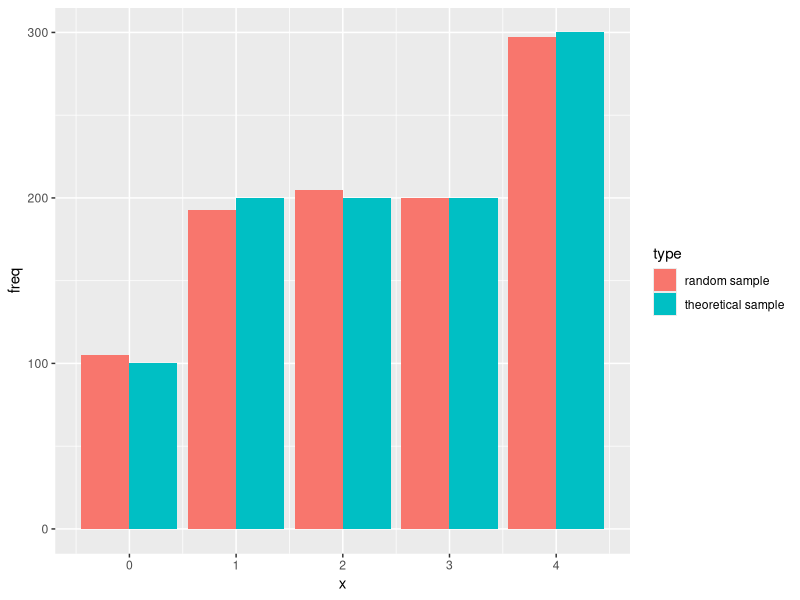
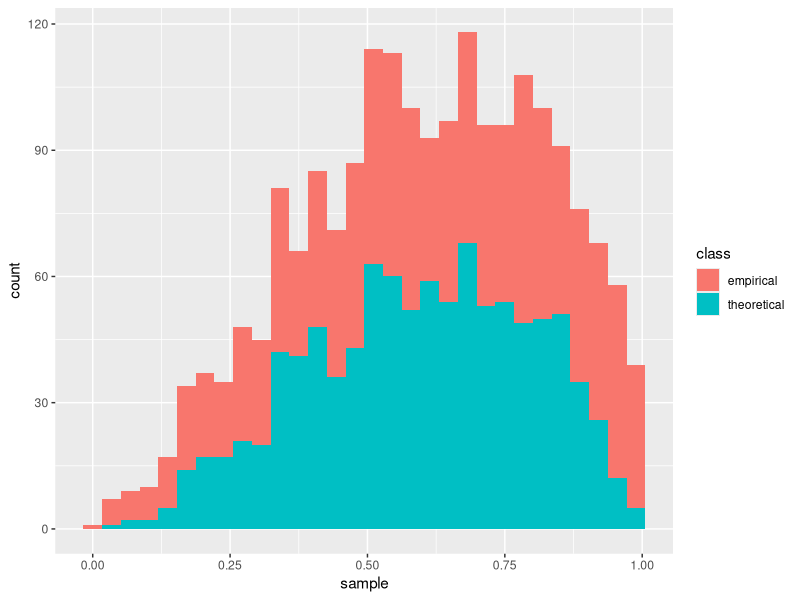
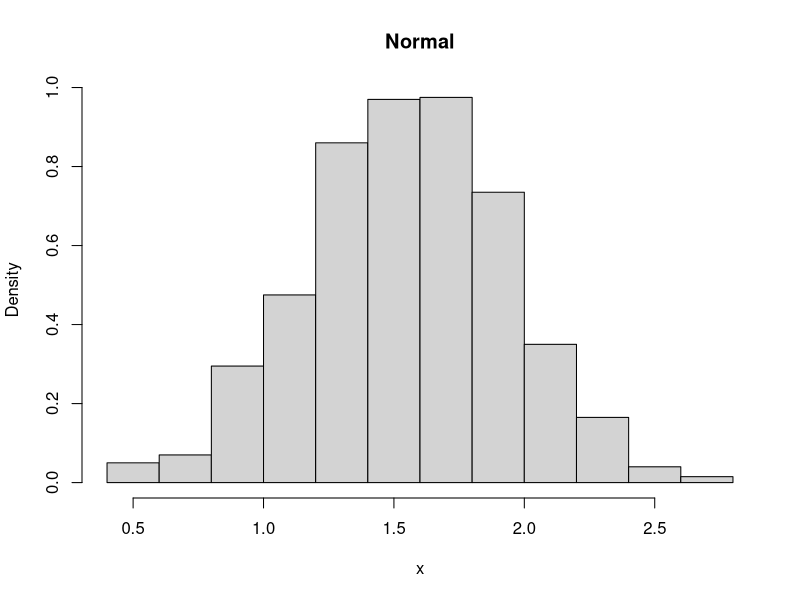
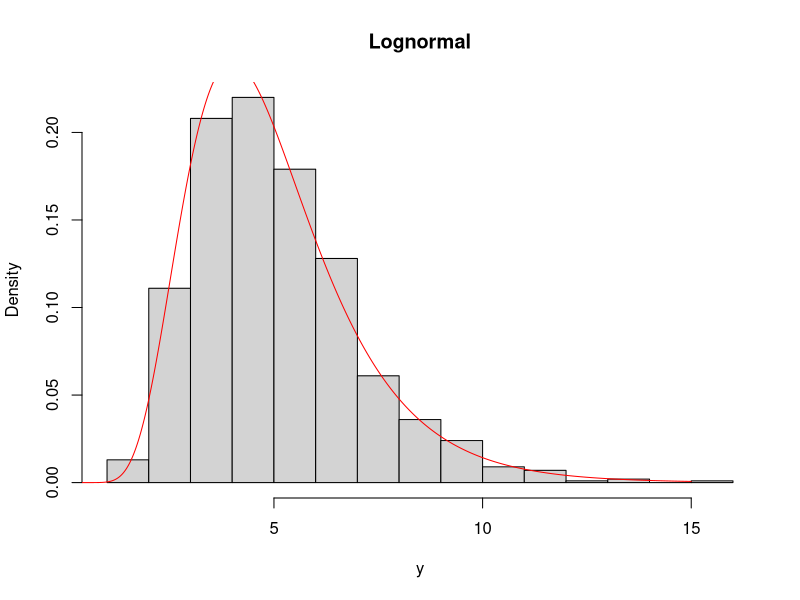

Write the R code that produced these figures, in order.
"DIVINE ADA L. PICAR"
"BSSDS-3A"


#21-22
library(ggplot2)
set.seed(2122)
x <- 0:4
p <- c(0.1,0.2,0.2,0.2,0.3)
cp <- cumsum(p)
m <- 1000
r <- numeric(m)
r <- x[findInterval(runif(m),cp)+1]
table_r <- table(r)
print(table_r)

tp <- p*1000
names(tp) <- x
print(tp)
a <- data.frame(x,freq = c(105,193,205,200,297,100,200,200,200,300),type = rep(c('random sample','theoretical sample'),each = 5))
ggplot(a,aes(x = x ,y =freq ,fill = type))+geom_col(position = 'dodge')



#23-24
set.seed(2324)
library(ggplot2)
beta_arm <- function(n,a,b){
  beta_pdf <- function(x){
    (1/beta(a,b))*(x)^(a-1)*(1-x)^(b-1) 
  }
  j <- 0 
  k <- 0 
  y <- numeric(n) 
  while (k < n){
    u <- runif(1) 
    j <- j + 1 
    x <- runif(1) 
    if ((a-1)*x^(a-2) * (b-1)*(1-x)^(b-2) > u) { 
      #accept x 
      k <- k + 1 
      y[k] <- x
    }
  }
  return(y)
}
sample_beta <- beta_arm(1000,3,2) 
head(sample_beta,20)
sample_beta_theo <- rbeta(1000,3,2) 
data_beta <- data.frame(sample = c(sample_beta,sample_beta_theo),class = rep(c('empirical','theoretical'),each = 1000))
ggplot(data_beta,aes(x = sample,fill = class)) + stat_bin(bins = 30)



#25-26
set.seed(2526)
n = 1000
m = 5
s = 2
mu = log(m^2/sqrt(s^2+m^2))
sig = sqrt(log((s^2/m^2)+1))
x= rnorm(n, mu, sig)
y= exp(x)
hist(x, prob= TRUE, main= "Normal")
hist(y, prob= TRUE, main= "Lognormal")
a= seq(0, 15, 0.01)
lines(a, dlnorm(a, mu, sig), col="red")
summary(y)



#27-28
set.seed(2728)
m <- 1000
x <- runif (m , min =2 , max =4)
thetahat <- mean (exp( - x )) * 2
print ( thetahat)
print (exp ( -2) - exp ( -4))
cat("Estimated value: ", thetahat)
cat("Exact value of the integral: ", (exp ( -2) - exp ( -4)))



#29-30
#Generating theta hat and variance
thetahat <- function(n){
  u <- runif(n, min = 0, max = .5)
  that <- exp(-u)*.5
  varthat <- var(that)
  print(paste0("Theta hat is ", mean(that), ", and the variance is ", varthat, "."))
}
thetahat(1000)

#Generating theta star
thetastar <- function(n){
  x <- rexp(n,1)
  g <- (exp(-x)*(x>0)*(x<.5))/(exp(-x))
  thetastar <- mean(g)
  vartstar <- var(g)
 
  print(paste0("Theta star is ", thetastar, ", and the variance is ", vartstar, "."))
}
thetastar(1000)